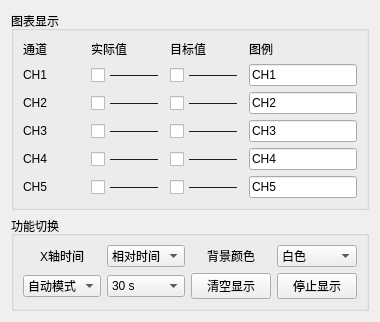
<?xml version="1.0" encoding="UTF-8"?>
<ui version="4.0">
 <class>ChartDialog</class>
 <widget class="QDialog" name="ChartDialog">
  <property name="geometry">
   <rect>
    <x>0</x>
    <y>0</y>
    <width>356</width>
    <height>279</height>
   </rect>
  </property>
  <property name="windowTitle">
   <string>图表控制器</string>
  </property>
  <property name="windowIcon">
   <iconset resource="img.qrc">
    <normaloff>:/icon/images/LTM.ico</normaloff>:/icon/images/LTM.ico</iconset>
  </property>
  <layout class="QGridLayout" name="gridLayout_3">
   <item row="0" column="0">
    <widget class="QGroupBox" name="groupBox">
     <property name="title">
      <string>图表显示</string>
     </property>
     <layout class="QGridLayout" name="gridLayout" columnstretch="1,1,1,0">
      <item row="1" column="1">
       <widget class="QCheckBox" name="chkAct1">
        <property name="text">
         <string>————</string>
        </property>
       </widget>
      </item>
      <item row="2" column="0">
       <widget class="QLabel" name="label_6">
        <property name="text">
         <string>CH2</string>
        </property>
       </widget>
      </item>
      <item row="0" column="0">
       <widget class="QLabel" name="label">
        <property name="text">
         <string>通道</string>
        </property>
       </widget>
      </item>
      <item row="1" column="3">
       <widget class="QLineEdit" name="editCH1">
        <property name="text">
         <string>CH1</string>
        </property>
       </widget>
      </item>
      <item row="3" column="0">
       <widget class="QLabel" name="label_7">
        <property name="text">
         <string>CH3</string>
        </property>
       </widget>
      </item>
      <item row="0" column="2">
       <widget class="QLabel" name="label_3">
        <property name="text">
         <string>目标值</string>
        </property>
       </widget>
      </item>
      <item row="3" column="3">
       <widget class="QLineEdit" name="editCH3">
        <property name="text">
         <string>CH3</string>
        </property>
       </widget>
      </item>
      <item row="3" column="2">
       <widget class="QCheckBox" name="chkTar3">
        <property name="text">
         <string>————</string>
        </property>
       </widget>
      </item>
      <item row="5" column="3">
       <widget class="QLineEdit" name="editCH5">
        <property name="text">
         <string>CH5</string>
        </property>
       </widget>
      </item>
      <item row="2" column="3">
       <widget class="QLineEdit" name="editCH2">
        <property name="text">
         <string>CH2</string>
        </property>
       </widget>
      </item>
      <item row="4" column="1">
       <widget class="QCheckBox" name="chkAct4">
        <property name="text">
         <string>————</string>
        </property>
       </widget>
      </item>
      <item row="2" column="1">
       <widget class="QCheckBox" name="chkAct2">
        <property name="text">
         <string>————</string>
        </property>
       </widget>
      </item>
      <item row="0" column="3">
       <widget class="QLabel" name="label_4">
        <property name="text">
         <string>图例</string>
        </property>
       </widget>
      </item>
      <item row="4" column="0">
       <widget class="QLabel" name="label_8">
        <property name="text">
         <string>CH4</string>
        </property>
       </widget>
      </item>
      <item row="0" column="1">
       <widget class="QLabel" name="label_2">
        <property name="text">
         <string>实际值</string>
        </property>
       </widget>
      </item>
      <item row="4" column="2">
       <widget class="QCheckBox" name="chkTar4">
        <property name="text">
         <string>————</string>
        </property>
       </widget>
      </item>
      <item row="5" column="2">
       <widget class="QCheckBox" name="chkTar5">
        <property name="text">
         <string>————</string>
        </property>
       </widget>
      </item>
      <item row="1" column="2">
       <widget class="QCheckBox" name="chkTar1">
        <property name="text">
         <string>————</string>
        </property>
       </widget>
      </item>
      <item row="3" column="1">
       <widget class="QCheckBox" name="chkAct3">
        <property name="text">
         <string>————</string>
        </property>
       </widget>
      </item>
      <item row="1" column="0">
       <widget class="QLabel" name="label_5">
        <property name="minimumSize">
         <size>
          <width>60</width>
          <height>0</height>
         </size>
        </property>
        <property name="text">
         <string>CH1</string>
        </property>
       </widget>
      </item>
      <item row="5" column="0">
       <widget class="QLabel" name="label_9">
        <property name="text">
         <string>CH5</string>
        </property>
       </widget>
      </item>
      <item row="5" column="1">
       <widget class="QCheckBox" name="chkAct5">
        <property name="text">
         <string>————</string>
        </property>
       </widget>
      </item>
      <item row="2" column="2">
       <widget class="QCheckBox" name="chkTar2">
        <property name="text">
         <string>————</string>
        </property>
       </widget>
      </item>
      <item row="4" column="3">
       <widget class="QLineEdit" name="editCH4">
        <property name="text">
         <string>CH4</string>
        </property>
       </widget>
      </item>
     </layout>
    </widget>
   </item>
   <item row="1" column="0">
    <widget class="QGroupBox" name="groupBox_2">
     <property name="title">
      <string>功能切换</string>
     </property>
     <layout class="QGridLayout" name="gridLayout_2">
      <item row="1" column="3">
       <widget class="QPushButton" name="btnStopShow">
        <property name="focusPolicy">
         <enum>Qt::FocusPolicy::NoFocus</enum>
        </property>
        <property name="text">
         <string>停止显示</string>
        </property>
       </widget>
      </item>
      <item row="1" column="2">
       <widget class="QPushButton" name="btnClearShow">
        <property name="focusPolicy">
         <enum>Qt::FocusPolicy::NoFocus</enum>
        </property>
        <property name="text">
         <string>清空显示</string>
        </property>
       </widget>
      </item>
      <item row="0" column="1">
       <widget class="QComboBox" name="comboTime">
        <item>
         <property name="text">
          <string>相对时间</string>
         </property>
        </item>
        <item>
         <property name="text">
          <string>绝对时间</string>
         </property>
        </item>
       </widget>
      </item>
      <item row="0" column="3">
       <widget class="QComboBox" name="comboColor">
        <item>
         <property name="text">
          <string>白色</string>
         </property>
        </item>
        <item>
         <property name="text">
          <string>黑色</string>
         </property>
        </item>
       </widget>
      </item>
      <item row="0" column="2">
       <widget class="QLabel" name="label_11">
        <property name="text">
         <string>背景颜色</string>
        </property>
        <property name="alignment">
         <set>Qt::AlignmentFlag::AlignCenter</set>
        </property>
       </widget>
      </item>
      <item row="0" column="0">
       <widget class="QLabel" name="label_10">
        <property name="text">
         <string>X轴时间</string>
        </property>
        <property name="alignment">
         <set>Qt::AlignmentFlag::AlignCenter</set>
        </property>
       </widget>
      </item>
      <item row="1" column="0">
       <widget class="QComboBox" name="comboMode">
        <item>
         <property name="text">
          <string>自动模式</string>
         </property>
        </item>
        <item>
         <property name="text">
          <string>手动模式</string>
         </property>
        </item>
       </widget>
      </item>
      <item row="1" column="1">
       <widget class="QComboBox" name="comboWindow">
        <property name="currentIndex">
         <number>1</number>
        </property>
        <item>
         <property name="text">
          <string>10 s</string>
         </property>
        </item>
        <item>
         <property name="text">
          <string>30 s</string>
         </property>
        </item>
        <item>
         <property name="text">
          <string>60 s</string>
         </property>
        </item>
        <item>
         <property name="text">
          <string>5 min</string>
         </property>
        </item>
        <item>
         <property name="text">
          <string>15 min</string>
         </property>
        </item>
        <item>
         <property name="text">
          <string>30 min</string>
         </property>
        </item>
        <item>
         <property name="text">
          <string>1 h</string>
         </property>
        </item>
       </widget>
      </item>
     </layout>
    </widget>
   </item>
  </layout>
 </widget>
 <resources>
  <include location="img.qrc"/>
 </resources>
 <connections/>
</ui>
